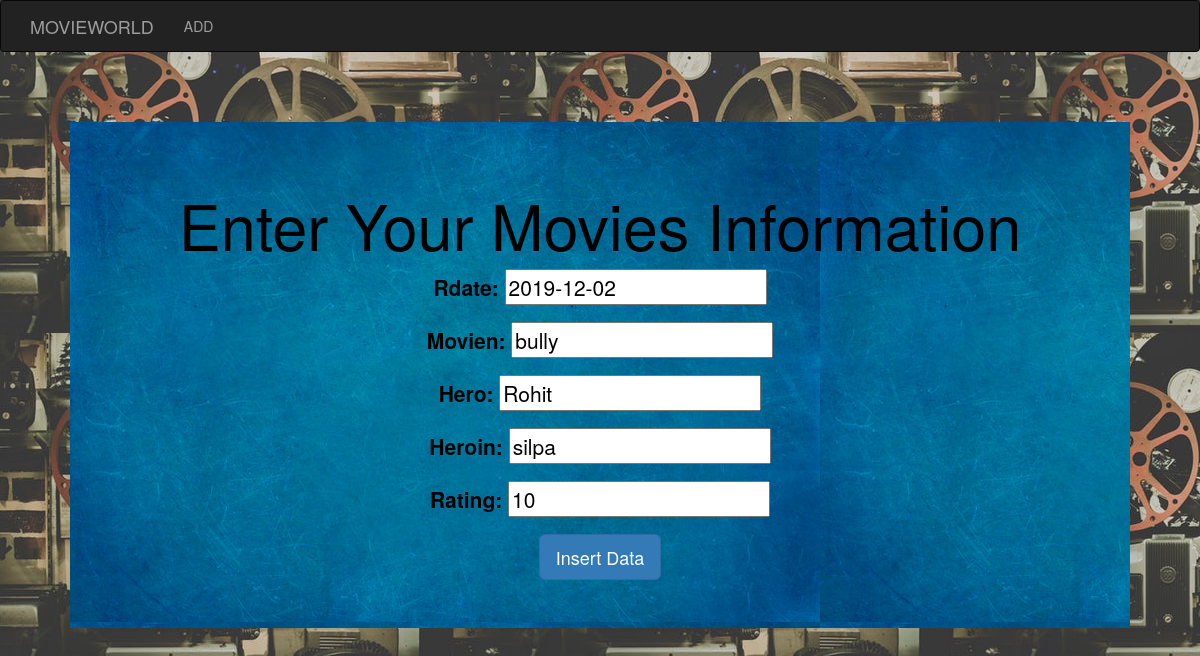
The page /update/8 on the database its author committed.
### testapp/models.py (models this page shows, shortened)
class Movie(models.Model):
    rdate = models.DateField()
    movien = models.CharField(max_length=255)
    hero = models.CharField(max_length=255)
    heroin = models.CharField(max_length=255)
    rating = models.IntegerField(default=1,
        validators=[MaxValueValidator(10), MinValueValidator(1)])

### testapp/views.py (the view)
# urls.py: path('update/<int:pk>', views.CompanyUpdateView.as_view()),
class CompanyUpdateView(UpdateView):
    model = Movie
    fields = ('rdate','movien','hero','heroin','rating')

### template/testapp/movie_form.html (shortened to what this page needs)
<!DOCTYPE html>
{% extends 'testapp/base.html'%}
   {%block body_block%}
   <div class="jumbotron" align="center">
      <div class="container">
        <h1>Enter Your Movies Information</h1>
        <form  method="post">
          {{form.as_p}}
          <input type="submit" class='btn btn-lg btn-primary' value="Insert Data">
        </form>
       {% endblock%}

### static/css/info.css (style rules this page uses)
.jumbotron { color: Black; background-image: url("../image/b_b.jpg"); margin-top: 70px; margin-left: 70px; margin-right: 70px; }

### rows shown on the page
Movie: rdate "2019-12-02", movien "bully", hero "Rohit", heroin "silpa", rating "10"
